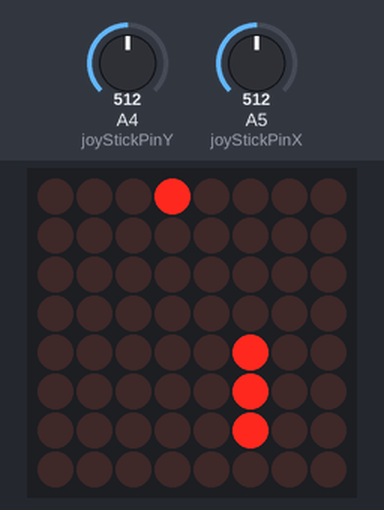
The sketch below on a simulated Arduino Uno, built with avr-gcc and run on an emulated ATmega328P. Parts: 8×8 LED matrix. The test bench sets the inputs (shaded band); at power-on: A5 (joyStickPinX) = 512, A4 (joyStickPinY) = 512. Random numbers use the default seed unless the sketch sets one.

Above: at 1.3 s.
1.4 s: A5 (joyStickPinX) set to 476
At 1.9 s:
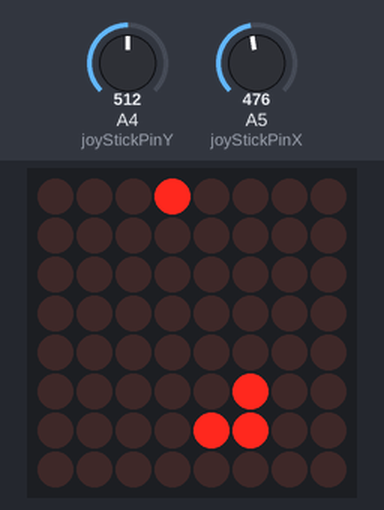
At 4.2 s:
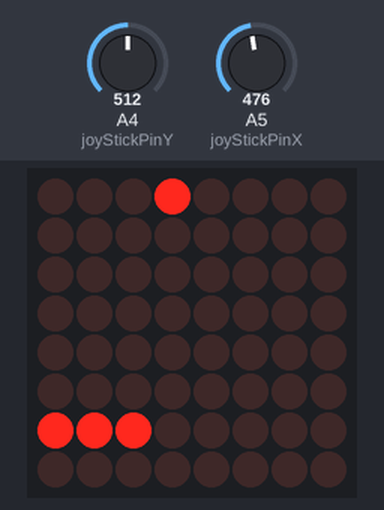
Timing chart, 0 to 5.7 s (numbered marks = the images above; inputs shaded):
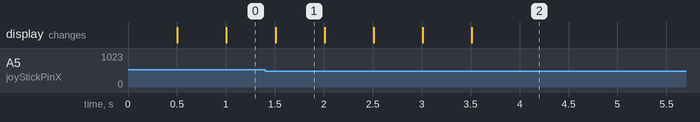

Measured:
- the behaviour switches between 493 and 492 on A5 (joyStickPinX) (found by bisection; images 0 and 1)
- what the display in image 1 shows lasts 0.5 s, from 1.5 s to 2.0 s

The sketch:

Snake.ino
```cpp
/*
Requires Analog Stick and 8X8 pixel array modules
*/

#include "LedControl.h"

enum direction {
  Up,
  Down,
  Left,
  Right,
  None
};


LedControl lc = LedControl(12, 10, 11, 1);
int joyStickPinX = A5;
int joyStickPinY = A4;
int snake[64][2] = { { 3, 3 }, { 3, 4 }, { 3, 5 } };
int length = 3;
int tailInd = 0;  // next dot in the snake to be moved
int apple[2] = { 5, 5 };
int speed = 500;


enum direction getJoyStickIn() {
  int inX = analogRead(joyStickPinX) - 512;
  int inY = analogRead(joyStickPinY) - 512;

  if (inX < 20 && inX > -20 && inY < 20 && inY > -20) {
    return None;
  }
  if (inX < inY) {
    if (inX + inY < 0) {
      return Down;
    }
    return Right;
  }
  if (inX + inY < 0) {
    return Left;
  }
  return Up;
}


enum direction dir = Right;


void setup() {
  lc.shutdown(0, false);
  lc.setIntensity(0, 15);
  lc.clearDisplay(0);

  randomSeed(analogRead(A0));

  placeApple();

  pinMode(joyStickPinX, INPUT);
  pinMode(joyStickPinY, INPUT);
  snake[0][0] = 3;
  snake[0][1] = 3;
  snake[1][0] = 3;
  snake[1][1] = 4;
  snake[2][0] = 3;
  snake[2][1] = 5;
}

void gameOver() {  // temporary
  while (true) {
    delay(1000000);
  }
}

void placeApple() {
  int lastPos[2];
  lastPos[0] = apple[0];
  lastPos[1] = apple[1];
  while (true) {
    apple[0] = random(0, 8);
    apple[1] = random(0, 8);
    bool works = true;
    if (apple[0] == lastPos[0] && apple[1] == lastPos[1]) {
      works = false;
    }
    for (int i = 0; i < length; i++) {
      if (snake[i][0] == apple[0] && snake[i][1] == apple[1]) {
        works = false;
      }
    }
    if (works) {
      return;
    }
  }
}

void loop() {
  // setup
  int headInd = (tailInd + length - 1) % length;

  //handle input
  enum direction inp = getJoyStickIn();
  if (inp != None) {
    dir = inp;
  }


  // collisions
  int nextPos[2];
  nextPos[0] = snake[headInd][0];
  nextPos[1] = snake[headInd][1];
  if (dir == Up) {
    nextPos[1]++;
  } else if (dir == Down) {
    nextPos[1]--;
  } else if (dir == Left) {
    nextPos[0]--;
  } else if (dir == Right) {
    nextPos[0]++;
  }


  // border
  if (nextPos[0] < 0 || nextPos[1] < 0 || nextPos[0] > 7 || nextPos[1] > 7) {
    gameOver();
  }

  // self collision
  for (int i = 0; i < length; i++) {
    if (nextPos[0] == snake[i][0] && nextPos[1] == snake[i][1]) {
      gameOver();
    }
  }

  // apple collision
  if (nextPos[0] == apple[0] && nextPos[1] == apple[1]) {
    //speed up
    speed *= 0.9;

    // extend snake
    // move all elements after and including the tail right one
    for (int i = length-1; i >= tailInd; i--) {
      snake[i+1][0] = snake[i][0];
      snake[i+1][1] = snake[i][1];
    }


    // insert head
    snake[tailInd][0] = apple[0];
    snake[tailInd][1] = apple[1];
    tailInd++;
    length++;
    headInd = (tailInd + length - 1) % length;


    // move apple
    placeApple();
  } else {
    // move snake
    snake[tailInd][0] = nextPos[0];
    snake[tailInd][1] = nextPos[1];
    tailInd = ++tailInd % length;
  }

  // draw
  lc.clearDisplay(0);
  for (int i = 0; i < length; i++) {
    lc.setLed(0, snake[i][0], snake[i][1], true);
  }

  // draw apple
  lc.setLed(0, apple[0], apple[1], true);

  delay(speed);
}
```
